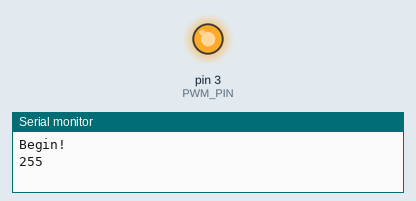
The sketch below on a simulated Arduino Uno, built with avr-gcc and run on an emulated ATmega328P. On the bench: output pins drawn as LEDs (lit = HIGH), the last lines printed to the serial monitor.

Above: at 1.05 s.
At 13.5 s:
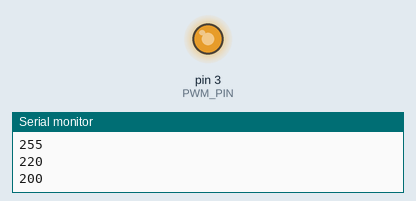
At 25.95 s:
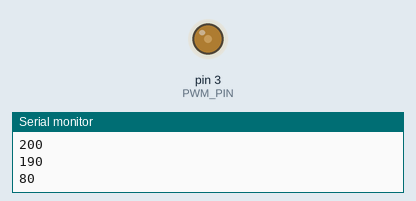
At 36.0 s:
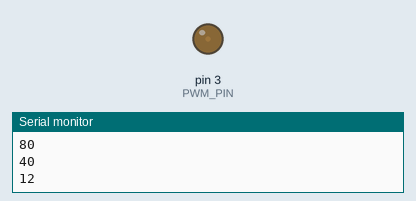
Timing chart, 0 to 40.0 s (numbered marks = the images above):
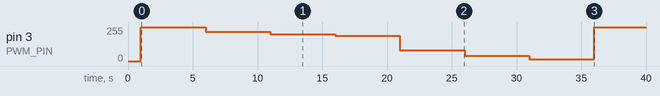

The sketch:

TestPWM.ino
```cpp
/*
 * A simple sketch to explore PWM
 */
 #define PWM_PIN 3
void setup() {
    // initialize
    Serial.begin(115200);
    pinMode(PWM_PIN, OUTPUT);

    pinMode(PWM_PIN,155);
//    TCCR2B = TCCR2B & B11111000 | B00000001; // for PWM frequency of 31372.55 Hz

 //   TCCR0B = TCCR0B & B11111000 | B00000001; // PWM 31372.55 Hz pins 5 and 6
//    TCCR1B = TCCR1B & B11111000 | B00000001; // PWM 62745.10 Hz pins 9 and 10
//    TCCR2B = TCCR2B & B11111000 | B00000001; // PWM 31372.55 Hz pins 3 and 11
    delay(1000);
}
const int d = 2000;
const int D_MS = 5000; // for 30 kHz?
void loop() {
  Serial.println("Begin!");
 Serial.println(255);
  analogWrite(PWM_PIN,255);
  delay(D_MS);
   Serial.println(220);
  analogWrite(PWM_PIN,220);
  delay(D_MS);
    Serial.println(200);
  analogWrite(PWM_PIN,200);
  delay(D_MS);
  Serial.println(190);
    analogWrite(PWM_PIN,190);
  delay(D_MS);
    Serial.println(80);
    analogWrite(PWM_PIN,80);
  delay(D_MS);
      Serial.println(40);
    analogWrite(PWM_PIN,40);
  delay(D_MS);
        Serial.println(12);
    analogWrite(PWM_PIN,12);
  delay(D_MS);
}
```

Measured:
- by itself, pin 3 (PWM_PIN): ramps from 255/255 to 12/255 and jumps back, once every 35.0 s
